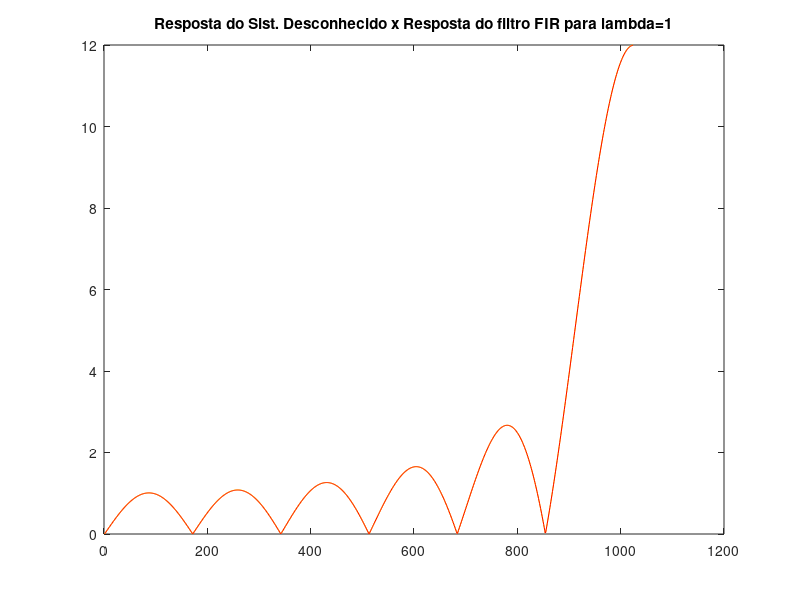
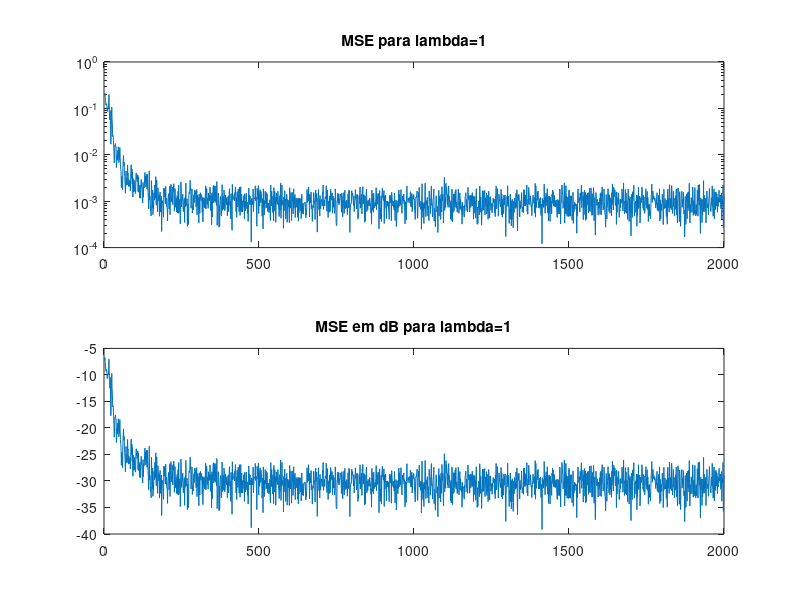

Write the MATLAB code that produced these figures, in order.
close all
clear all
clc

pkg load statistics %para uso com MATLAB comentar essa linha

N=2000; % numero de amostras
E=10; % tamanho do ensemble

ord=11; % ordem do filtro adaptativo
vx=1; % variancia de x
vn= 0.001; % variancia do ruido de medicao
delta=1/vx;

% Para lambda = 1

l=1;

% sistema desconhecido

b=[1 0 0 0 0 0 0 0 0 0 0 0 -1];
a=[1 1 0 0 0 0 0 0 0 0 0 0 0];

[h,w]=freqz(b,a,1024);

MSEm=zeros(size(1:N));

for i=1:E
i1=i
	X=zeros(ord+1,1);
	Wo=zeros(ord+1,1);
	pd=zeros(ord+1,1);
	Sd=delta*eye(ord+1);

	x=1.74*unifrnd(-1,1,1,N);

	n=normrnd(0,sqrt(vn),1,N);

	ys=filter(b,a,x); % Sinal na saida do sistema desconhecido
	d=ys+n; % Sinal desejado

	for j=1:N
		if(j<ord+1)
			for i=1:j
				X(i)=x(j+1-i);
			end
		else
			for i=1:ord+1
				X(i)=x(j+1-i);
			end
		end

		exp=Sd-((Sd*X*X'*Sd)/(l+X'*Sd*X));
		Sd=(1/l)*exp;
		pd=l*pd+d(j)*X;
		Wo=Sd*pd;
		y(j)=Wo'*X;
		e(j)=d(j)-y(j);
	end
	MSEm=MSEm+e.^2;

end

[h1,w]=freqz(Wo,[1],1024);
figure
plot(1:1024,abs(h),'y-',1:1024,abs(h1),'r-')
title('Resposta do Sist. Desconhecido x Resposta do filtro FIR para lambda=1');

MSEm=MSEm/E;
MSEmdB=10*log10(MSEm);
figure
subplot(2,1,1)
semilogy(MSEm);
title('MSE para lambda=1');
subplot(2,1,2)
plot(MSEmdB)
title('MSE em dB para lambda=1');
MSEf=mean(MSEm);

% CALCULO DO ERRO EM EXCESSO TEORICO

Eexc=vn*(1+((ord+1)/(N+1)))

% Eexc = 0.001

% CALCULO DO ERRO EM EXCESSO PRATICO

emin=var(n);
Eexcp=(MSEf-emin)

% Eexcp = 0.0017

% CALCULO DO DESAJUSTE TEORICO

emin=vn;
M= Eexc/emin

% M = 1.006

% CALCULO DO DESAJUSTE EXPERIMENTAL

emin=var(n);
Mexp=(MSEf-emin)/emin

% Mexp = 1.7578
